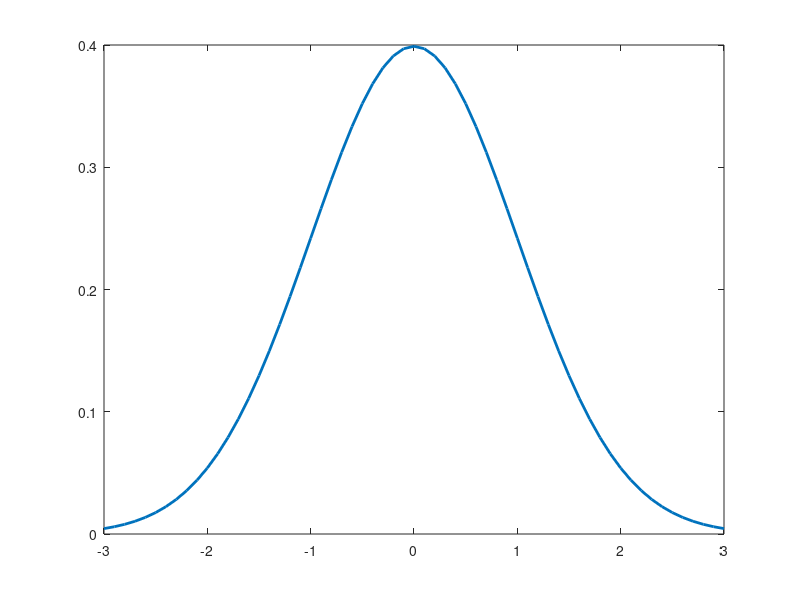

MATLAB code for this plot:
pd = makedist('Normal')

%pd = 

%   NormalDistribution
% 
%   Normal distribution
%        mu = 0
%     sigma = 1

%Specify the x values and compute the pdf.

x = -3:.1:3;
pdf_normal = pdf(pd,x);

%Plot the pdf.

plot(x,pdf_normal,'LineWidth',2)
